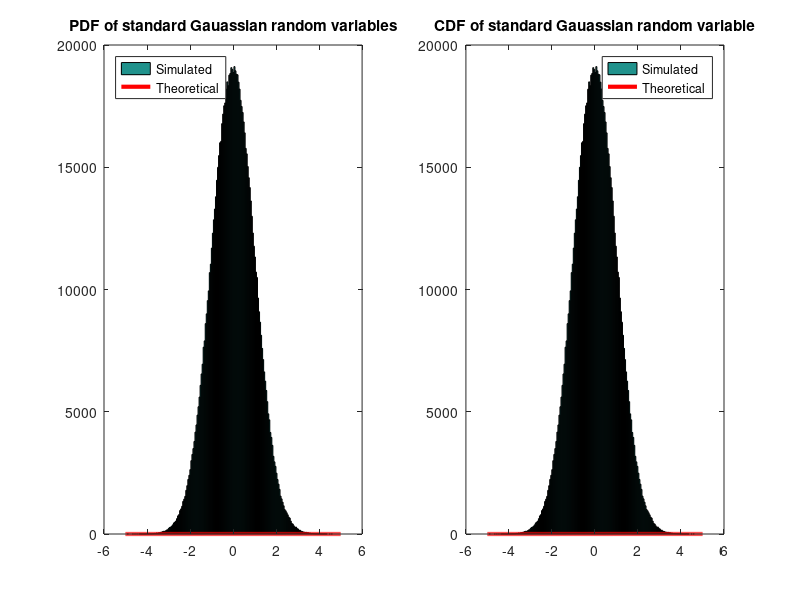

Reproduce this figure in MATLAB.
clc; clear; close all;

N = 1e6;
x = -5:0.01:5;

%% %% main
f = @(x) (1/sqrt(2*pi)) * exp(-x.^2/2);
F = @(x) 1 - qfunc(x);

X = randn(1,N);

%% PDF
figure(1); subplot(1,2,1);

%% histogram of generated random numbers ( 200 represent number )
hist( X, 200);
hold on;

%% plot of theoretical PDF
plot(x, f(x), 'r-', 'Linewidth', 3);


legend('Simulated','Theoretical','Location', 'northwest');
title('PDF of standard Gauassian random variables');

%% CDF
figure(1); subplot(1,2,2);

%% histogram of generated random numbers ( 200 )
hist( X, 200);
hold on;

%% plot of theoretical CDF
plot(x, F(x), 'r-', 'Linewidth', 3);

legend('Simulated','Theoretical','Location', 'northeast');
title('CDF of standard Gauassian random variable');